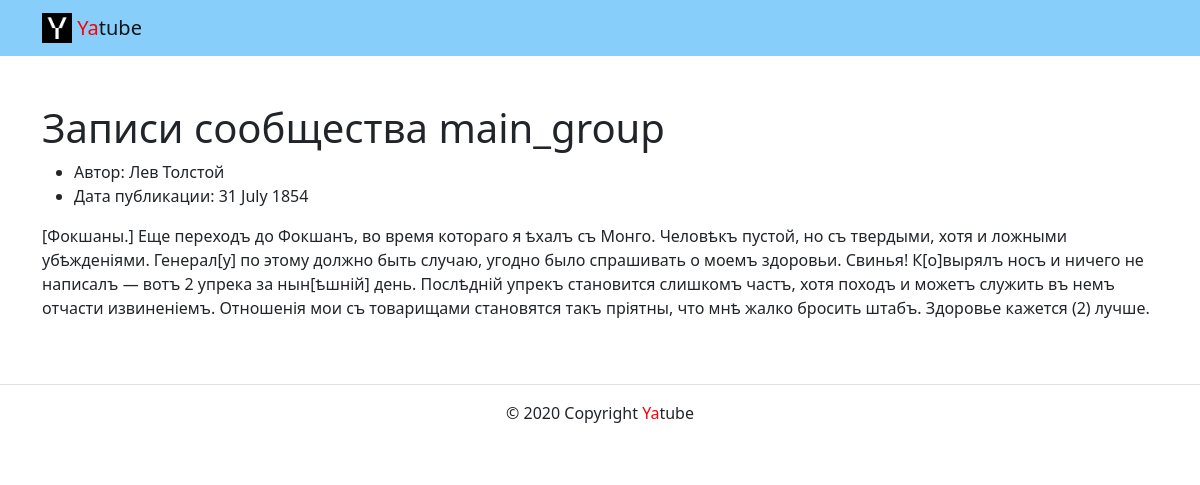
The page /group/main_group/ on the database as committed earlier.
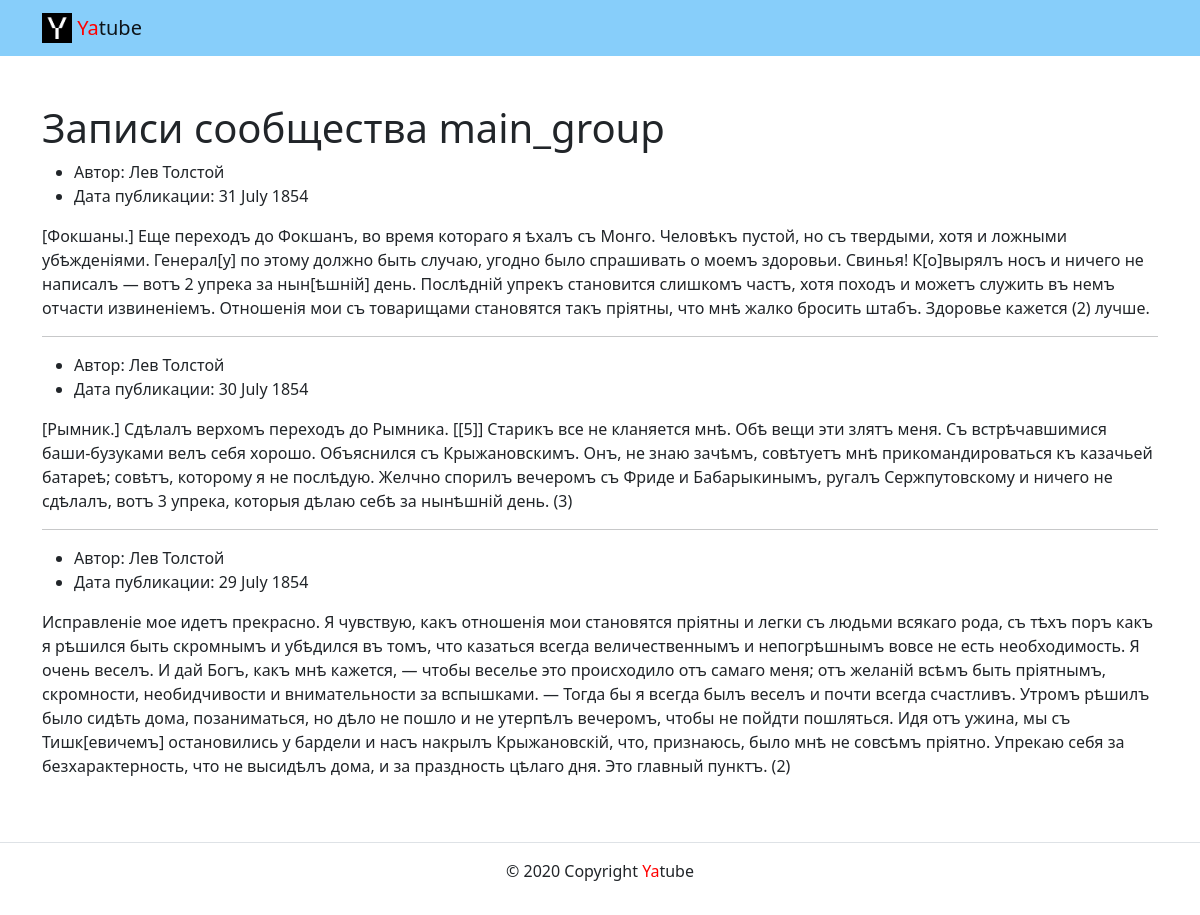
The same page on the database as committed later.
### posts/models.py (models this page shows)
class Post(models.Model):
    text = models.TextField()
    pub_date = models.DateTimeField(auto_now_add=True)
    group = models.ForeignKey(
        Group,
        on_delete=models.SET_NULL,
        null=True,
        blank=True,
        related_name='groups'
    )
    author = models.ForeignKey(
        User,
        on_delete=models.CASCADE,
        related_name='posts'
    )
    class Meta:
        ordering = ['-pub_date']

### posts/views.py (the view)
# urls.py: path('group/<slug:slug>/', views.group_posts, name="group_list"),
def group_posts(request, slug):
    template = 'posts/group_list.html'
    group = get_object_or_404(Group.objects.all().prefetch_related('groups'), slug=slug)
    posts = group.groups.all()
    context = {
        'group': group,
        'posts': posts,
    }
    return render(request, template, context)

### templates/posts/group_list.html (shortened to what this page needs)
{% extends 'base.html' %}
{% block title %}
  <h1>Записи сообщества {{group.title}}</h1>
{% endblock %}
{% block content%}
  {% for post in posts %}
    <ul>
      <li>
        Автор: {{ post.author.get_full_name }}
      </li>
      <li>
        Дата публикации: {{ post.pub_date|date:"d E Y" }}
      </li>
    </ul>
    <p>{{ post.text }}</p>
    {% if not forloop.last %}<hr>{% endif %}
  {% endfor %}
{% endblock %}

Rows that differ between the two databases and show on the page:
now on this page (row edited): Post: author.get_full_name "Лев Толстой", pub_date "30 July 1854", text "[Рымник.] Сдѣлалъ верхомъ переходъ до Рымника. [[5]] Старикъ все не кланяется мнѣ. Обѣ вещи эти злятъ меня. Съ встрѣчавшимися баши-бузуками велъ себя хорошо. Объяснился съ Крыжановскимъ. Онъ, не знаю зачѣмъ, совѣтуетъ мнѣ прикомандироваться къ казачьей батареѣ; совѣтъ, которому я не послѣдую. Желчно спорилъ вечеромъ съ Фриде и Бабарыкинымъ, ругалъ Сержпутовскому и ничего не сдѣлалъ, вотъ 3 упрека, которыя дѣлаю себѣ за нынѣшній день. (3)"
now on this page (row edited): Post: author.get_full_name "Лев Толстой", pub_date "29 July 1854", text "Исправленіе мое идетъ прекрасно. Я чувствую, какъ отношенія мои становятся пріятны и легки съ людьми всякаго рода, съ тѣхъ поръ какъ я рѣшился быть скромнымъ и убѣдился въ томъ, что казаться всегда величественнымъ и непогрѣшнымъ вовсе не есть необходимость. Я очень веселъ. И дай Богъ, какъ мнѣ кажется, — чтобы веселье это происходило отъ самаго меня; отъ желаній всѣмъ быть пріятнымъ, скромности, необидчивости и внимательности за вспышками. — Тогда бы я всегда былъ веселъ и почти всегда счастливъ. Утромъ рѣшилъ было сидѣть дома, позаниматься, но дѣло не пошло и не утерпѣлъ вечеромъ, чтобы не пойдти пошляться. Идя отъ ужина, мы съ Тишк[евичемъ] остановились у бардели и насъ накрылъ…"
